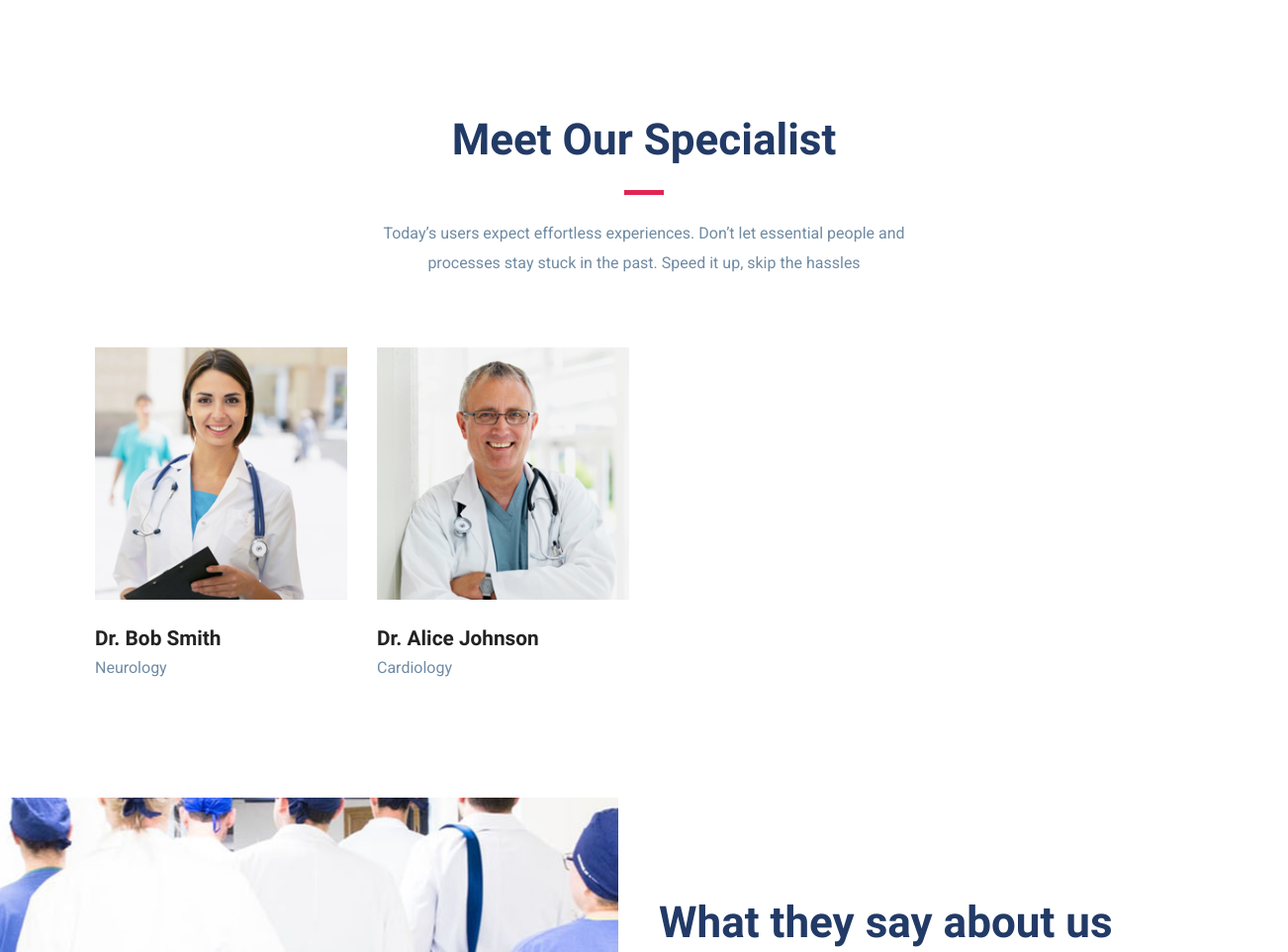
Page /about/ (middle part) on the earlier database version.
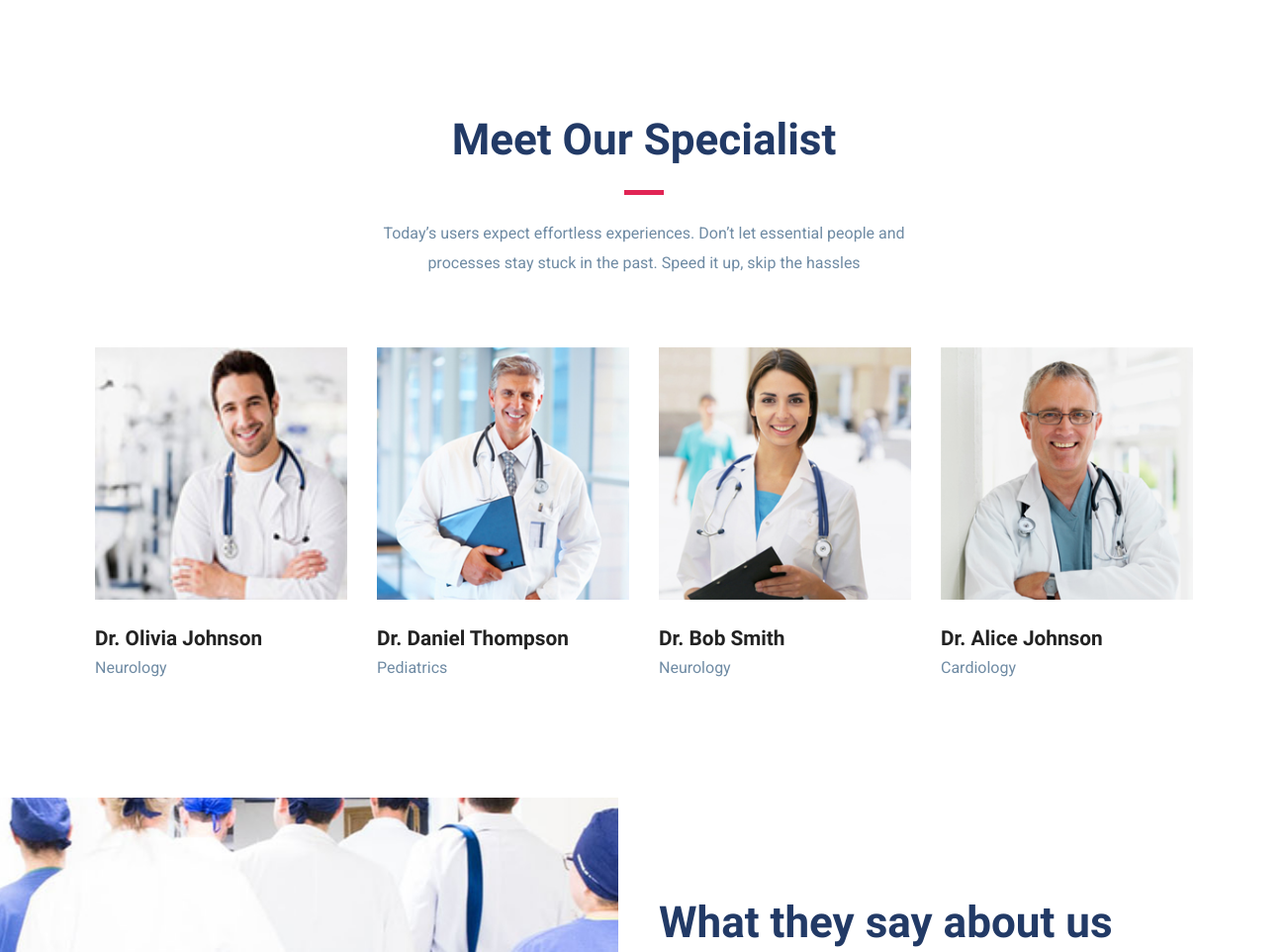
Same page on the later database version.
### hospital/models.py (models this page shows, shortened)
class Doctor(models.Model):
    name = models.CharField(max_length=200)
    description = HTMLField()
    phone = models.CharField(max_length=20)
    image = models.ImageField(upload_to='doctor')
    specialist = models.CharField(max_length=200)
    department = models.ForeignKey(Department,on_delete=models.CASCADE,blank=True,null=True)
    slug = AutoSlugField(populate_from='name',null=True)

### core/views.py (the view)
# urls.py: path('about/',about_page, name = 'about'),
def about_page(request):
  doctors = Doctor.objects.all().order_by('?')[:4]
  context = {'doctors': doctors}
  return render(request, 'about.html',context)

### core/templates/about.html (shortened to what this page needs)
{% extends "base.html" %}
{% load static %}
{% block content %}
<section class="section awards">
</section>
<section class="section team">
	<div class="container">
		<div class="row justify-content-center">
			<div class="col-lg-6">
				<div class="section-title text-center">
					<h2 class="mb-4">Meet Our Specialist</h2>
					<div class="divider mx-auto my-4"></div>
					<p>Today’s users expect effortless experiences. Don’t let essential people and processes stay stuck in the past. Speed it up, skip the hassles</p>
				</div>
			</div>
		</div>
		<div class="row">
		{% for doctor in doctors %}
			<div class="col-lg-3 col-md-6 col-sm-6">
				<div class="team-block mb-5 mb-lg-0">
					<img src="{{doctor.image.url}}" alt="" class="img-fluid w-100">
					<div class="content">
						<h4 class="mt-4 mb-0"><a href="{% url 'doctor' doctor.slug %}">{{doctor.name}} </a></h4>
						<p> {{doctor.specialist}} </p>
					</div>
				</div>
			</div>
		{% endfor %}
		</div>
	</div>
</section>
<section class="section testimonial">
	<div class="container">
		<div class="row">
			<div class="col-lg-6 offset-lg-6">
				<div class="section-title">
					<h2 class="mb-4">What they say about us</h2>
				</div>
			</div>
		</div>
	</div>
</section>
{% endblock content %}

Differences in the rows shown:
added Doctor: image (picture), name "Dr. Olivia Johnson", specialist "Neurology"
added Doctor: image (picture), name "Dr. Daniel Thompson", specialist "Pediatrics"
